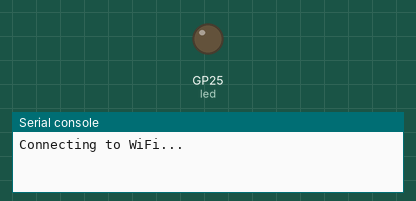
Bench run of a program on a simulated Raspberry Pi Pico running MicroPython. Shown: output pins drawn as LEDs (lit = HIGH), the last lines printed to the serial console. WiFi joins after 1.5 s; web requests get an empty 200 reply after 0.4 s. At 1.9 s the program stops and its outputs stay as they are.

Above: at 0.1 s.
At 1.6 s:
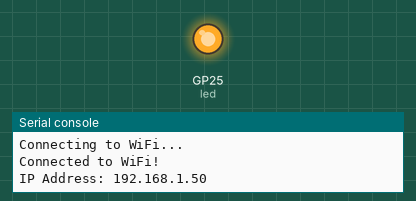
Timing chart, 0 to 3.1 s (numbered marks = the images above):
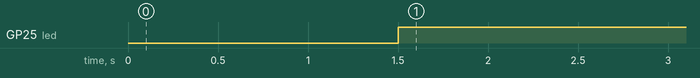

The program:

4.1wifiTest.py
```python
import network  # For WiFi connection
import urequests  # For HTTP requests
import time  # For delays
from machine import Pin # For controlling the onboard LED

# Wi-Fi credentials
SSID = "Your ssid"  # Replace with your WiFi SSID
PASSWORD = "your password"  # Replace with your WiFi  Password

# HTTP Settings
HTTP_REQUEST_HOST = "http://google.com"

# Onboard LED setup
led = Pin("LED",Pin.OUT)  # Built-in LED on Pico W

# Connect to WiFi
def connect_to_wifi():
    wifi = network.WLAN(network.STA_IF)
    wifi.active(True)
    led.off()  # LED off while connecting
    print("Connecting to WiFi...")

    wifi.connect(SSID, PASSWORD)

    while not wifi.isconnected():
        time.sleep(0.5)  # Wait until connected
        print("Connecting to WiFi...")

    print("Connected to WiFi!")
    print("IP Address:", wifi.ifconfig()[0])
    led.on()  # LED on when connected

# Perform an HTTP GET request
def make_http_request():
    try:
        response = urequests.get(HTTP_REQUEST_HOST)
        print("HTTP Response Code:", response.status_code)
        print("Response Content:", response.text[:500])  # Show first 100 characters
        response.close()
    except Exception as e:
        print("HTTP Request Failed:", e)

# Main Program
connect_to_wifi()
make_http_request()
```

Measured:
- by itself, GP25 (led): LOW → HIGH at 1.5 s
